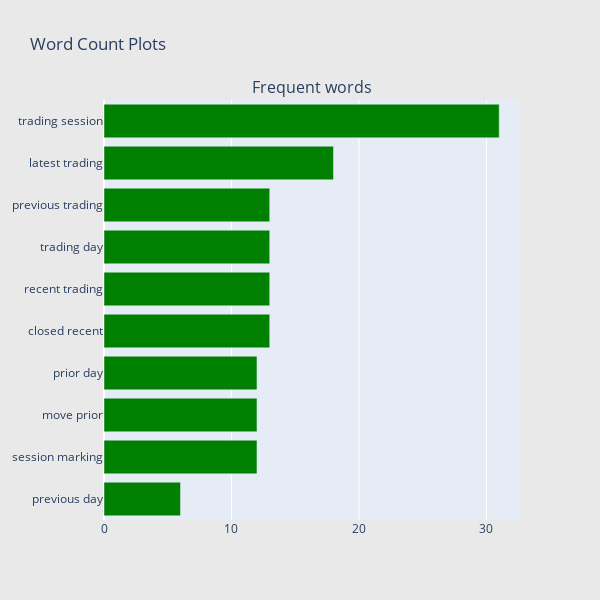

Source (notebook cell):
### Code cell
## Get the bar chart from 5 rated reviews ##
freq_dict = defaultdict(int)
for sent in news_df["content"]:
    for word in generate_ngrams(sent,2):
        freq_dict[word] += 1
fd_sorted = pd.DataFrame(sorted(freq_dict.items(), key=lambda x: x[1])[::-1])
fd_sorted.columns = ["word", "wordcount"]
trace0 = horizontal_bar_chart(fd_sorted.head(10), 'green')

# Creating two subplots
fig = tools.make_subplots(rows=1, cols=1, vertical_spacing=0.04,
                          subplot_titles=["Frequent words"])
fig.append_trace(trace0, 1, 1)
#fig.append_trace(trace1, 1, 2)
fig['layout'].update(height=600, width=600, paper_bgcolor='rgb(233,233,233)', title="Word Count Plots")
py.iplot(fig, filename='word-plots');

### Figure 1 — Plotly figure (JSON) as saved in the notebook; plotly's stock layout.template omitted (floating-point values rounded to 4 significant figures)
{"data": [{"marker": {"color": "green"}, "orientation": "h", "showlegend": false, "type": "bar", "x": [6, 12, 12, 12, 13, 13, 13, 13, 18, 31], "xaxis": "x", "y": ["previous day", "session marking", "move prior", "prior day", "closed recent", "recent trading", "trading day", "previous trading", "latest trading", "trading session"], "yaxis": "y"}], "layout": {"annotations": [{"font": {"size": 16}, "showarrow": false, "text": "Frequent words", "x": 0.5, "xanchor": "center", "xref": "paper", "y": 1, "yanchor": "bottom", "yref": "paper"}], "height": 600, "paper_bgcolor": "rgb(233,233,233)", "title": {"text": "Word Count Plots"}, "width": 600, "xaxis": {"anchor": "y", "domain": [0, 1]}, "yaxis": {"anchor": "x", "domain": [0, 1]}}}
